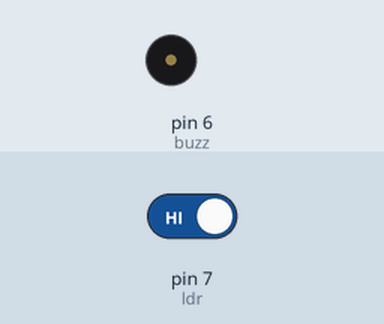
Recording of a sketch running on a simulated Arduino Uno, built with avr-gcc and run on an emulated ATmega328P. Parts: buzzer (waves = sounding, pin HIGH). Inputs (shaded band) come from the test bench; at power-on: pin 7 (ldr) HIGH.

Above: at 1.2 s.
1.3 s: pin 7 (ldr) driven LOW
At 1.9 s:
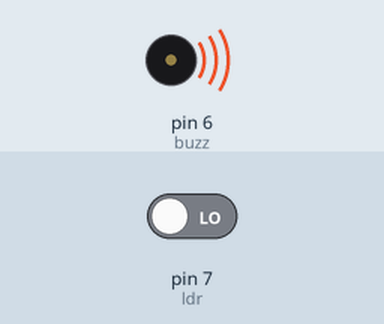
2.8 s: pin 7 (ldr) driven HIGH
At 4.2 s:
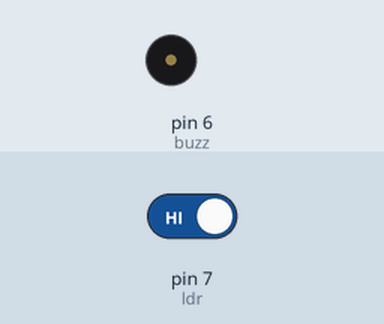
Timing chart, 0 to 5.8 s (numbered marks = the images above; inputs shaded):
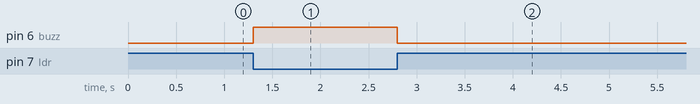

The sketch:

ldr_with_buzzer.ino
```cpp
const int ldr = 7;
const int buzz = 6;
void setup() {
pinMode(ldr,INPUT);
pinMode(buzz,OUTPUT);
}
void loop() {
 int x = digitalRead(ldr);
if(x==0){
digitalWrite(buzz,HIGH);
}
else{
digitalWrite(buzz,LOW);
}
}
```

Measured:
- after the input at 1.3 s, pin 6 (buzz): LOW → HIGH at once
- after the input at 2.8 s, pin 6 (buzz): HIGH → LOW at once
